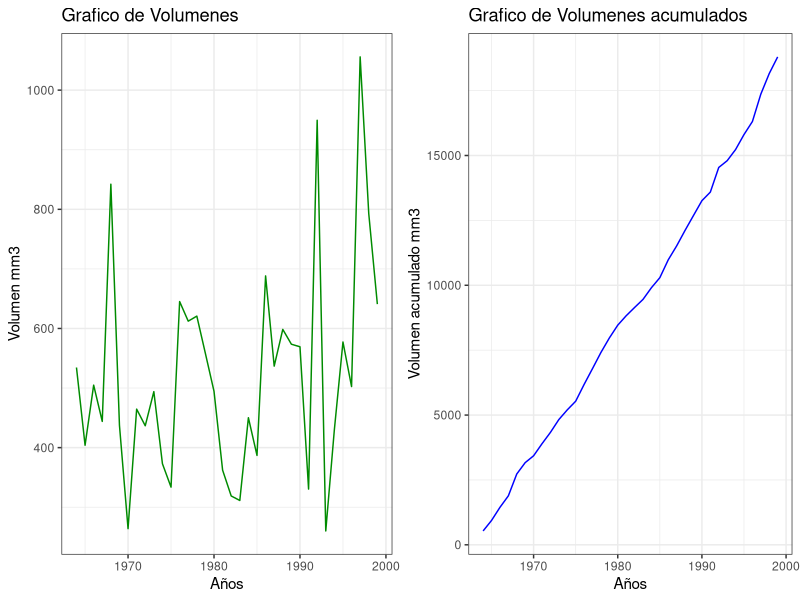

This chart was generated by the following R code:
# SCIRPT DESARROLLADO PARA EL CURSO
# PROGRAMACION DE R EN HIDROLOGIA
# EMPLEANDO LA NMETODOLOGIA DEL ANALISIS DE DOBLE MASA
# DEL LIBRO DE MAXIMO VILLON

# Install and load libraries ----------------------------------------------

install.packages('zoo')
install.packages('tidyverse')
# install.packages('ggarrange')
install.packages('ggpubr')

library(zoo)
library(tidyverse)
# library(ggarrange)
library(ggpubr)

# Load data ---------------------------------------------------------------

Vol_data <- read.csv(file = 'Data.csv', header = T)
head(Vol_data)

# Transforming data -------------------------------------------------------

# transformed to zoo format
zoo_data <- zoo(x = Vol_data[-1], order.by = format(Vol_data[,1], format = '%Y'))

# transformed to data frame format
Vol_data2 <- data.frame(Vol_data) %>% 
  dplyr::mutate(VolAcum = cumsum(Vol_data[,2]))

Vol <- ggplot(data = Vol_data2, mapping = aes(x = Date, y = Vol_mm3)) +
  geom_line(col = 'green4') +  
  labs(title = 'Grafico de Volumenes',
       x = 'Años', y = 'Volumen mm3') + theme_bw()

VolAcum <- ggplot(data = Vol_data2, mapping = aes(x = Date, y = VolAcum)) +
  geom_line(col = 'blue') + 
  labs(title = 'Grafico de Volumenes acumulados',
       x = 'Años', y = 'Volumen acumulado mm3') + theme_bw()

plot_vol <- ggarrange(Vol, VolAcum)

# Save plot

ggsave(filename = 'Volumenes', plot = plot_vol, device = 'png',
       width = 2400, height = 1000, units = "px")

# Estadisticos





